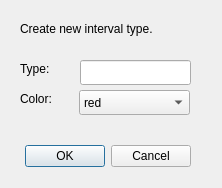
<?xml version="1.0" encoding="UTF-8"?>
<ui version="4.0">
 <class>Dialog</class>
 <widget class="QDialog" name="Dialog">
  <property name="geometry">
   <rect>
    <x>0</x>
    <y>0</y>
    <width>222</width>
    <height>188</height>
   </rect>
  </property>
  <property name="windowTitle">
   <string>Dialog</string>
  </property>
  <widget class="QDialogButtonBox" name="buttonBox">
   <property name="geometry">
    <rect>
     <x>20</x>
     <y>140</y>
     <width>171</width>
     <height>32</height>
    </rect>
   </property>
   <property name="orientation">
    <enum>Qt::Horizontal</enum>
   </property>
   <property name="standardButtons">
    <set>QDialogButtonBox::Cancel|QDialogButtonBox::Ok</set>
   </property>
  </widget>
  <widget class="QLineEdit" name="lineEdit_1">
   <property name="geometry">
    <rect>
     <x>80</x>
     <y>60</y>
     <width>111</width>
     <height>25</height>
    </rect>
   </property>
  </widget>
  <widget class="QComboBox" name="comboBox">
   <property name="geometry">
    <rect>
     <x>79</x>
     <y>90</y>
     <width>111</width>
     <height>25</height>
    </rect>
   </property>
   <item>
    <property name="text">
     <string>red</string>
    </property>
   </item>
   <item>
    <property name="text">
     <string>green</string>
    </property>
   </item>
   <item>
    <property name="text">
     <string>blue</string>
    </property>
   </item>
   <item>
    <property name="text">
     <string>yellow</string>
    </property>
   </item>
  </widget>
  <widget class="QLabel" name="label_1">
   <property name="geometry">
    <rect>
     <x>20</x>
     <y>20</y>
     <width>231</width>
     <height>17</height>
    </rect>
   </property>
   <property name="text">
    <string>Create new interval type.</string>
   </property>
  </widget>
  <widget class="QLabel" name="label_3">
   <property name="geometry">
    <rect>
     <x>20</x>
     <y>90</y>
     <width>45</width>
     <height>17</height>
    </rect>
   </property>
   <property name="text">
    <string>Color:</string>
   </property>
  </widget>
  <widget class="QLabel" name="label_2">
   <property name="geometry">
    <rect>
     <x>20</x>
     <y>60</y>
     <width>45</width>
     <height>17</height>
    </rect>
   </property>
   <property name="text">
    <string>Type:</string>
   </property>
  </widget>
 </widget>
 <resources/>
 <connections>
  <connection>
   <sender>buttonBox</sender>
   <signal>accepted()</signal>
   <receiver>Dialog</receiver>
   <slot>accept()</slot>
   <hints>
    <hint type="sourcelabel">
     <x>248</x>
     <y>254</y>
    </hint>
    <hint type="destinationlabel">
     <x>157</x>
     <y>274</y>
    </hint>
   </hints>
  </connection>
  <connection>
   <sender>buttonBox</sender>
   <signal>rejected()</signal>
   <receiver>Dialog</receiver>
   <slot>reject()</slot>
   <hints>
    <hint type="sourcelabel">
     <x>316</x>
     <y>260</y>
    </hint>
    <hint type="destinationlabel">
     <x>286</x>
     <y>274</y>
    </hint>
   </hints>
  </connection>
 </connections>
</ui>
